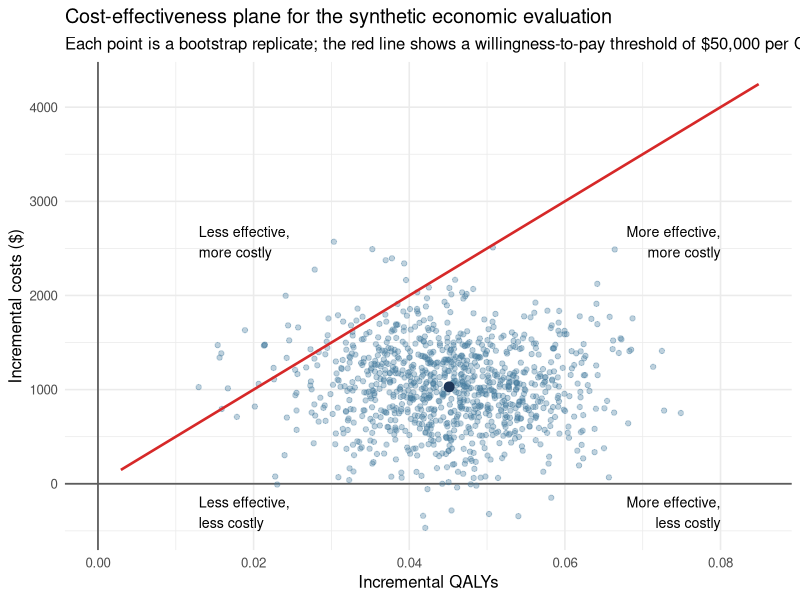

Reproduce this figure in R.
## ---- chunk 1
set.seed(2026)

n_control <- 250
n_intervention <- 250

control_cost <- rlnorm(n_control, meanlog = log(11500), sdlog = 0.38)
intervention_cost <- rlnorm(n_intervention, meanlog = log(12350), sdlog = 0.36)

control_qaly <- pmin(pmax(rnorm(n_control, mean = 0.66, sd = 0.12), 0), 1)
intervention_qaly <- pmin(pmax(rnorm(n_intervention, mean = 0.71, sd = 0.11), 0), 1)

ce_trial_data <- rbind(
  data.frame(arm = "Usual care", cost = control_cost, qaly = control_qaly),
  data.frame(arm = "Intervention", cost = intervention_cost, qaly = intervention_qaly)
)

trial_summary <- aggregate(
  cbind(cost, qaly) ~ arm,
  data = ce_trial_data,
  FUN = mean
)

trial_summary[, c("cost", "qaly")] <- round(trial_summary[, c("cost", "qaly")], 3)

knitr::kable(
  trial_summary,
  caption = "Mean one-year costs and QALYs in the synthetic trial dataset"
)
## ---- chunk 2
set.seed(2026)

B <- 1000

bootstrap_results <- do.call(
  rbind,
  lapply(seq_len(B), function(i) {
    sample_control <- control_cost[sample.int(n_control, n_control, replace = TRUE)]
    sample_intervention <- intervention_cost[sample.int(n_intervention, n_intervention, replace = TRUE)]
    qaly_control <- control_qaly[sample.int(n_control, n_control, replace = TRUE)]
    qaly_intervention <- intervention_qaly[sample.int(n_intervention, n_intervention, replace = TRUE)]

    data.frame(
      incremental_cost = mean(sample_intervention) - mean(sample_control),
      incremental_qaly = mean(qaly_intervention) - mean(qaly_control)
    )
  })
)

mean_incremental_cost <- mean(bootstrap_results$incremental_cost)
mean_incremental_qaly <- mean(bootstrap_results$incremental_qaly)

summary_table <- data.frame(
  quantity = c("Mean incremental cost", "Mean incremental QALY", "ICER"),
  value = c(
    mean_incremental_cost,
    mean_incremental_qaly,
    mean_incremental_cost / mean_incremental_qaly
  )
)

summary_table$value <- round(summary_table$value, 3)

knitr::kable(
  summary_table,
  caption = "Summary of the bootstrap incremental results"
)
## ---- chunk 3
wtp <- 50000

effect_limits <- range(bootstrap_results$incremental_qaly)
effect_grid <- seq(effect_limits[1] - 0.01, effect_limits[2] + 0.01, length.out = 200)

wtp_line <- data.frame(
  incremental_qaly = effect_grid,
  incremental_cost = wtp * effect_grid
)

ggplot2::ggplot(
  bootstrap_results,
  ggplot2::aes(x = incremental_qaly, y = incremental_cost)
) +
  ggplot2::geom_hline(yintercept = 0, color = "#5c5c5c", linewidth = 0.6) +
  ggplot2::geom_vline(xintercept = 0, color = "#5c5c5c", linewidth = 0.6) +
  ggplot2::geom_point(color = "#457b9d", alpha = 0.35, size = 1.5) +
  ggplot2::geom_line(
    data = wtp_line,
    ggplot2::aes(x = incremental_qaly, y = incremental_cost),
    inherit.aes = FALSE,
    color = "#d62828",
    linewidth = 0.9
  ) +
  ggplot2::geom_point(
    data = data.frame(
      incremental_qaly = mean_incremental_qaly,
      incremental_cost = mean_incremental_cost
    ),
    ggplot2::aes(x = incremental_qaly, y = incremental_cost),
    inherit.aes = FALSE,
    color = "#1d3557",
    size = 3
  ) +
  ggplot2::annotate("text", x = 0.08, y = max(bootstrap_results$incremental_cost), label = "More effective,\nmore costly", hjust = 1, size = 3.6) +
  ggplot2::annotate("text", x = 0.08, y = min(bootstrap_results$incremental_cost), label = "More effective,\nless costly", hjust = 1, vjust = 0, size = 3.6) +
  ggplot2::annotate("text", x = min(bootstrap_results$incremental_qaly), y = max(bootstrap_results$incremental_cost), label = "Less effective,\nmore costly", hjust = 0, size = 3.6) +
  ggplot2::annotate("text", x = min(bootstrap_results$incremental_qaly), y = min(bootstrap_results$incremental_cost), label = "Less effective,\nless costly", hjust = 0, vjust = 0, size = 3.6) +
  ggplot2::labs(
    title = "Cost-effectiveness plane for the synthetic economic evaluation",
    subtitle = "Each point is a bootstrap replicate; the red line shows a willingness-to-pay threshold of $50,000 per QALY",
    x = "Incremental QALYs",
    y = "Incremental costs ($)"
  ) +
  ggplot2::theme_minimal(base_size = 12)
## ---- chunk 4
quadrant_table <- data.frame(
  quadrant = c(
    "More effective and more costly",
    "More effective and less costly",
    "Less effective and more costly",
    "Less effective and less costly"
  ),
  probability = c(
    mean(bootstrap_results$incremental_qaly > 0 & bootstrap_results$incremental_cost > 0),
    mean(bootstrap_results$incremental_qaly > 0 & bootstrap_results$incremental_cost < 0),
    mean(bootstrap_results$incremental_qaly < 0 & bootstrap_results$incremental_cost > 0),
    mean(bootstrap_results$incremental_qaly < 0 & bootstrap_results$incremental_cost < 0)
  )
)

quadrant_table$probability <- round(quadrant_table$probability, 3)

knitr::kable(
  quadrant_table,
  caption = "Probability mass in each quadrant of the cost-effectiveness plane"
)
## ---- chunk 5
thresholds <- c(20000, 50000, 100000)

ce_probability_table <- data.frame(
  threshold = thresholds,
  probability_cost_effective = sapply(
    thresholds,
    function(lambda) {
      mean(lambda * bootstrap_results$incremental_qaly - bootstrap_results$incremental_cost > 0)
    }
  )
)

ce_probability_table$probability_cost_effective <-
  round(ce_probability_table$probability_cost_effective, 3)

knitr::kable(
  ce_probability_table,
  caption = "Probability the intervention is cost-effective at selected willingness-to-pay thresholds"
)
